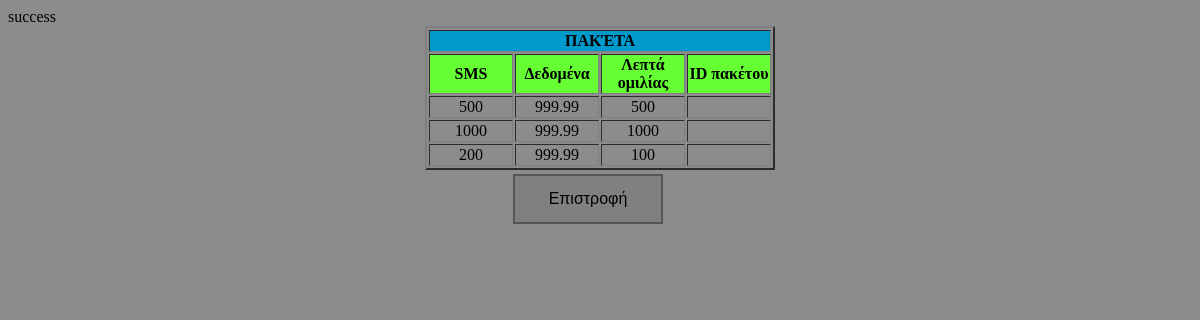
Screenshot of /Application/select_paketo.php with the database file from the repository.
### tables this page shows
CREATE TABLE PAKETO(SMS INT(5),DEDOMENA FLOAT(5,2),LEPTA_OMILIAS INT(5),KOD_SYMVOLAIOY CHAR(7), FOREIGN KEY(KOD_SYMVOLAIOY) REFERENCES SYMVOLAIO(ID_SYMVOLAIOY));

### Application/select_paketo.php (the view, shortened to what this page needs)
<?php
	include 'Connect.php';
?>
<head>
</head>
<body style="background-color:#8c8c8c">
<div id="center">
<table border=2 align=center>
	<tr>
    <th colspan="5" bgcolor="0099cc">ΠΑΚΈΤΑ</th></tr>
    <tr><th bgcolor="66ff33" width=80>SMS</th>
		<th  bgcolor="66ff33" width=80>Δεδομένα</th>
        <th bgcolor="66ff33" width=80>Λεπτά ομιλίας</th>
        <th bgcolor="66ff33" width=80>ID πακέτου</th>
	</tr>
<?php
	$qry = "SELECT * FROM PAKETO";
	$result = mysqli_query($conne, $qry);
	while($row = mysqli_fetch_array($result, MYSQLI_NUM)) {
        echo ("<tr><td><div align=\"center\"> $row[0]</div></td>
				<td><div align=\"center\"> $row[1] </div></td>
                <td><div align=\"center\"> $row[2] </div></td>
                <td><div align=\"center\"> $row[3] </div></td>
                </tr>");
	}
?>
</table>
<center><button class="button"; onclick="location.href = 'index.php';"> Επιστροφή </button>&nbsp;&nbsp;&nbsp;&nbsp;&nbsp;&nbsp;&nbsp;&nbsp;&nbsp;&nbsp;&nbsp;&nbsp;&nbsp;&nbsp;&nbsp;&nbsp;&nbsp;&nbsp;</center>
</div>
</body>
</html>

### Application/select_paketo.php (style rules this page uses)
.button { background-color: red; border: none; color: red; padding: 8px 20px; height:50px; width:150px; text-align: center; text-decoration: none; display: inline-block; font-size: 16px; margin: 4px 2px; -webkit-transition-duration: 0.4s; transition-duration: 0.4s; cursor: pointer; }
.button { background-color: grey; color: black; border: 2px solid #555555; margin-left:50px; }

### rows the page displays
paketo: SMS "500", DEDOMENA "999.99", LEPTA_OMILIAS "500"
paketo: SMS "1000", DEDOMENA "999.99", LEPTA_OMILIAS "1000"
paketo: SMS "200", DEDOMENA "999.99", LEPTA_OMILIAS "100"
